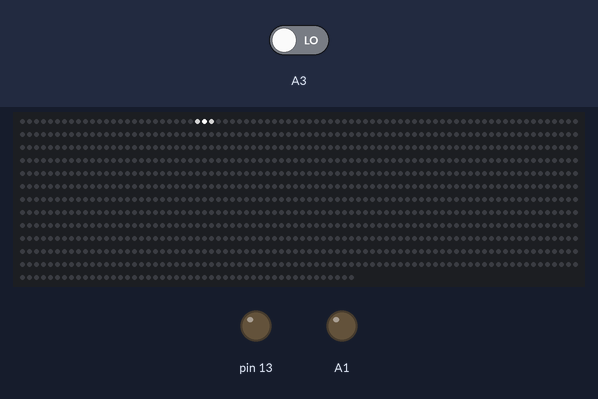
Simulated run of this sketch. Board: Teensy 4. Parts: 1008 RGB LEDs in strip order, left to right, continuing on the next row, output pins drawn as LEDs (lit = HIGH). Inputs (shaded band) come from the test bench; at power-on: A3 LOW. Random numbers use the default seed unless the sketch sets one.

Above: at 1.2 s.
1.3 s: A3 driven HIGH
At 1.73 s:
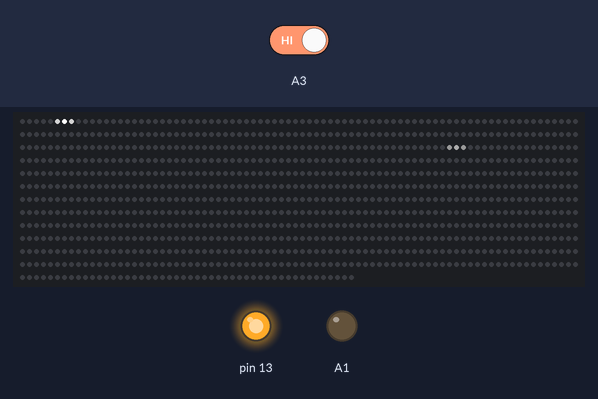
6.6 s: A3 driven LOW
9.1 s: A3 driven HIGH
At 10.93 s:
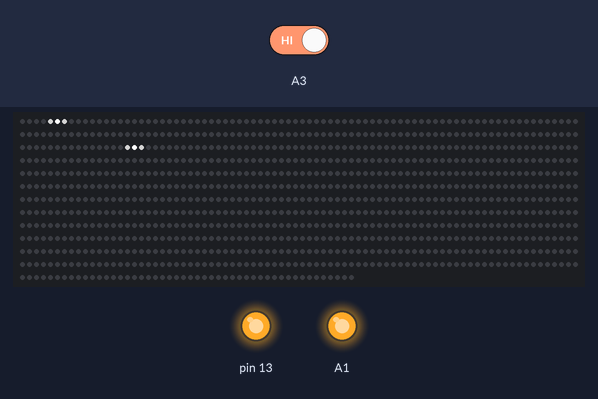
Timing chart, 0 to 16.7 s (numbered marks = the images above; inputs shaded):
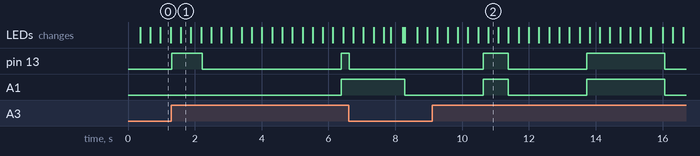

The sketch:

BrainBlastPartA.ino
```cpp
#include <OctoWS2811.h>

const int SignalLength = 5;
int SignalWhite[SignalLength];
int BodyWhite[10];
int BodyStatus;
bool CellSignalRecieved;

const int numPins = 7;
byte pinList[numPins] = {3, 22, 23, 14, 16, 8, 2};

const int ledsPerStrip = 144;

DMAMEM int displayMemory[ledsPerStrip*6];
int drawingMemory[ledsPerStrip*6];

const int config = WS2811_GRB | WS2811_800kHz;

OctoWS2811 leds(ledsPerStrip, displayMemory, drawingMemory, config, numPins, pinList);

const int Pin1Start = 0;
const int Pin3Start = ledsPerStrip;
const int Pin5Start = Pin3Start + ledsPerStrip;
const int Pin7Start = Pin5Start + ledsPerStrip;
const int Pin9Start = Pin7Start + ledsPerStrip;
const int Pin11Start = Pin9Start + ledsPerStrip;
const int BodyStart = Pin11Start + ledsPerStrip;
const int BodyEnd = BodyStart + ledsPerStrip;

const int Pin1End = Pin1Start + 53;
const int Pin3End = Pin3Start + 84;
const int Pin5End = Pin5Start + 71;
const int Pin7End = Pin7Start + 57;
const int Pin9End = Pin9Start + 54;
const int Pin11End = Pin11Start + 48;

const int NumOutgoing = 4;
const int NumIncoming = 2;

const int IncomingStart[NumIncoming] = {Pin1End, Pin3End};
const int IncomingEnd[NumIncoming] = {Pin1Start, Pin3Start};
const int OutgoingStart[NumOutgoing] = {Pin5Start, Pin7Start, Pin9Start, Pin11Start};
const int OutgoingEnd[NumOutgoing] = {Pin5End, Pin7End, Pin9End, Pin11End};

unsigned long CurrentTime;
struct Time{
  unsigned long LastTriggered;
  long Duration;
};
Time NeuronFrames = {0,2};
Time BodyFrame = {0,10};
Time BodyHold = {0,150};
Time DendriteWait = {0,0};

struct SignalControl{
  int Start;
  int Current;
  int End;
  bool active;

  void setup(int StartPoint, int EndPoint){
    active = true;
    Start = StartPoint;
    End = EndPoint;
    Current = StartPoint;
  }

  void run(){
    float FadeStart = (abs(Start - End))/2;

    if(Start > End){
      float FadeIn = ((Start - Current)/FadeStart);
      for(int x=0; x < SignalLength; x++){
        if(Current > Start - FadeStart && Start != OutgoingStart[0]){
          if(Current + x > Start){break;}
          else if(Current + x >= End){leds.setPixel(Current+x,SignalWhite[x] * FadeIn,SignalWhite[x] * FadeIn,SignalWhite[x] *FadeIn);}
        }
        else{
          if(Current + x > Start){break;}
          else if(Current + x >= End){leds.setPixel(Current+x,SignalWhite[x],SignalWhite[x],SignalWhite[x]);}
        }
      }

      if(Current != End - SignalLength){Current--;}
      else if(Current == End - SignalLength){active = false;}
    }

    else if (Start < End){
      float FadeOut = ((End - Current)/FadeStart);

      for(int x=0; x < SignalLength; x++){
        if(Current > End - FadeStart){
          if(Current - x < Start){break;}
          else if(Current - x <= End && FadeOut >= 0 && Start != IncomingStart[0]){leds.setPixel(Current-x,SignalWhite[x] * FadeOut,SignalWhite[x] * FadeOut,SignalWhite[x] * FadeOut);}
        }
        else{
          if(Current - x < Start){break;}
          else if(Current - x <= End){leds.setPixel(Current-x,SignalWhite[x],SignalWhite[x],SignalWhite[x]);}
        }
      }

      if(Current != End + SignalLength){Current++;}
      else if(Current == End + SignalLength){active = false;}
    }
  }
};

SignalControl Test;

const int NumSignals = 3;

struct SignalSequencer{
  SignalControl Incoming;
  SignalControl Outgoing[NumOutgoing];
  Time AxonWait = {0,100};
  Time SignalSendWait = {0,2 * NeuronFrames.Duration};
  int CurrentOutgoing;
  bool active;
  bool AtBody;
  bool FromCell;
  bool SentSignal;
  bool flash;

  void setup(bool FromOtherCell){
    active = true;
    SentSignal = false;
    flash = false;
    FromCell = FromOtherCell;
    //Serial.println(FromOtherCell);
    if(FromOtherCell == false){Incoming.setup(IncomingStart[0], IncomingEnd[0]);}
    else if(FromOtherCell == true){Incoming.setup(IncomingStart[1], IncomingEnd[1]);}
  }

  void run(){
    if(SentSignal == false){
      if(Incoming.active == true){Incoming.run();}
      else if(BodyStatus < 10){AtBody = true;}
      else if (BodyStatus == 10){
        AtBody = false;
        SentSignal = true;
        CurrentOutgoing = 0;

        for(int x = 0; x < NumOutgoing; x++){
          if(FromCell == false){Outgoing[x].setup(OutgoingStart[x],OutgoingEnd[x]);}
          else if(OutgoingStart[x] != Pin5Start){Outgoing[x].setup(OutgoingStart[x],OutgoingEnd[x]);}
        }
      }
    }
    else {
      for(int x = 0; x < CurrentOutgoing; x++){if(Outgoing[x].active == true){Outgoing[x].run();}}

      if(CurrentTime >= AxonWait.Duration + AxonWait.LastTriggered && CurrentOutgoing < NumOutgoing){
        CurrentOutgoing++;
        AxonWait.LastTriggered = CurrentTime;
      }


      if(Outgoing[0].active == false && FromCell == false && flash == false){
        digitalWrite(15,HIGH);
        digitalWrite(13,HIGH);
        SignalSendWait.LastTriggered = CurrentTime;
        flash = true;
      }

      if (CurrentTime >= SignalSendWait.LastTriggered + SignalSendWait.Duration && FromCell == false){
        digitalWrite(15,LOW);
        digitalWrite(13,LOW);
      }

      if(Outgoing[0].active == false && Outgoing[1].active == false && Outgoing[2].active == false && Outgoing[3].active == false){active = false;}
    }
  }
};

SignalSequencer Signal[NumSignals];

void ColorSetup(){
  for(int x =0; x < SignalLength; x++){SignalWhite[x] = 125 - (125*cos(x * (6.29/(SignalLength-1))));}
  for(int x =0; x < 10; x++){BodyWhite[x] = 125 - (125*cos(x * (3.14/(9))));}
}

void setup() {
  ColorSetup();

  Serial.begin(9600);

  pinMode(17,INPUT);
  pinMode(15,OUTPUT);
  pinMode(13,OUTPUT);

  leds.begin();
  leds.show();
}

void Body(){
 if(CurrentTime >= BodyHold.Duration + BodyHold.LastTriggered){
    if(BodyStatus >= 0){
      for(int x = BodyStart; x < BodyEnd; x++){leds.setPixel(x,BodyWhite[BodyStatus],BodyWhite[BodyStatus],BodyWhite[BodyStatus]);}
    }

    if((Signal[0].AtBody == true || Signal[1].AtBody == true || Signal[2].AtBody == true) && BodyStatus < 10){BodyStatus++;}
    else if(BodyStatus >= 0){BodyStatus--;}

    if(BodyStatus == 10){BodyHold.LastTriggered = CurrentTime;}
  }
}

void loop() {
  // if(Test.active == false){Test.setup(OutgoingStart[0], );}
  // else{Test.run();}

  CurrentTime = millis();

  if(digitalRead(17) == HIGH && CellSignalRecieved == false){
    digitalWrite(13,HIGH);
    //Serial.println("Recieved");
    for(int x = 0; x < NumSignals; x++){
      if(Signal[x].active == false){
        Signal[x].setup(true);
        CellSignalRecieved = true;
        break;
      }
    }
  }
  else if(digitalRead(17) == LOW && CellSignalRecieved == true){
    CellSignalRecieved = false;
    digitalWrite(13,LOW);
  }

  if(CurrentTime >= DendriteWait.Duration + DendriteWait.LastTriggered){
    for(int x = 0; x < NumSignals; x++){
      if(Signal[x].active == false){
        Signal[x].setup(false);
        break;
      }
    }
    DendriteWait.Duration = random(1000,5000);
    DendriteWait.LastTriggered = CurrentTime;
  }

  if(CurrentTime >= BodyFrame.Duration + BodyFrame.LastTriggered){
    Body();
    BodyFrame.LastTriggered = CurrentTime;
  }

  if(CurrentTime >= NeuronFrames.Duration + NeuronFrames.LastTriggered){
    for(int x=0; x < NumSignals; x++){if(Signal[x].active == true){Signal[x].run();}}
  }

  leds.show();
}
```
